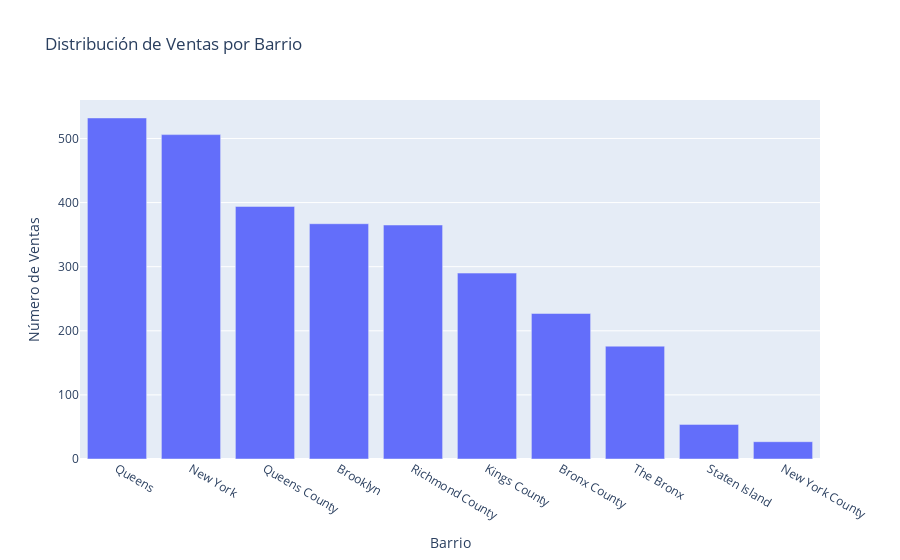

This figure's notebook cell:
### Markdown cell above
Seaborn tiene mas control sobre el estilo de grafico, y tiene mas versatilidad a la hora de mostrar graficos complegos integrando varias variables.

### Code cell
import plotly.express as px

# Contar las ventas por barrio
sales_by_neighborhood = data['SUBLOCALITY'].value_counts().head(10).reset_index()
sales_by_neighborhood.columns = ['SUBLOCALITY', 'sales']

fig = px.bar(sales_by_neighborhood, x='SUBLOCALITY', y='sales', title='Distribución de Ventas por Barrio', labels={'SUBLOCALITY': 'Barrio', 'sales': 'Número de Ventas'})
fig.show()

### Figure 1 — Plotly figure (JSON) as saved in the notebook; plotly's stock layout.template omitted (floating-point values rounded to 4 significant figures)
{"data": [{"alignmentgroup": "True", "hovertemplate": "Barrio=%{x}<br>Número de Ventas=%{y}<extra></extra>", "legendgroup": "", "marker": {"color": "#636efa", "pattern": {"shape": ""}}, "name": "", "offsetgroup": "", "orientation": "v", "showlegend": false, "textposition": "auto", "type": "bar", "x": ["Queens", "New York", "Queens County", "Brooklyn", "Richmond County", "Kings County", "Bronx County", "The Bronx", "Staten Island", "New York County"], "xaxis": "x", "y": [532, 506, 394, 367, 365, 290, 227, 176, 54, 27], "yaxis": "y"}], "layout": {"barmode": "relative", "legend": {"tracegroupgap": 0}, "title": {"text": "Distribución de Ventas por Barrio"}, "xaxis": {"anchor": "y", "domain": [0, 1], "title": {"text": "Barrio"}}, "yaxis": {"anchor": "x", "domain": [0, 1], "title": {"text": "Número de Ventas"}}}}
